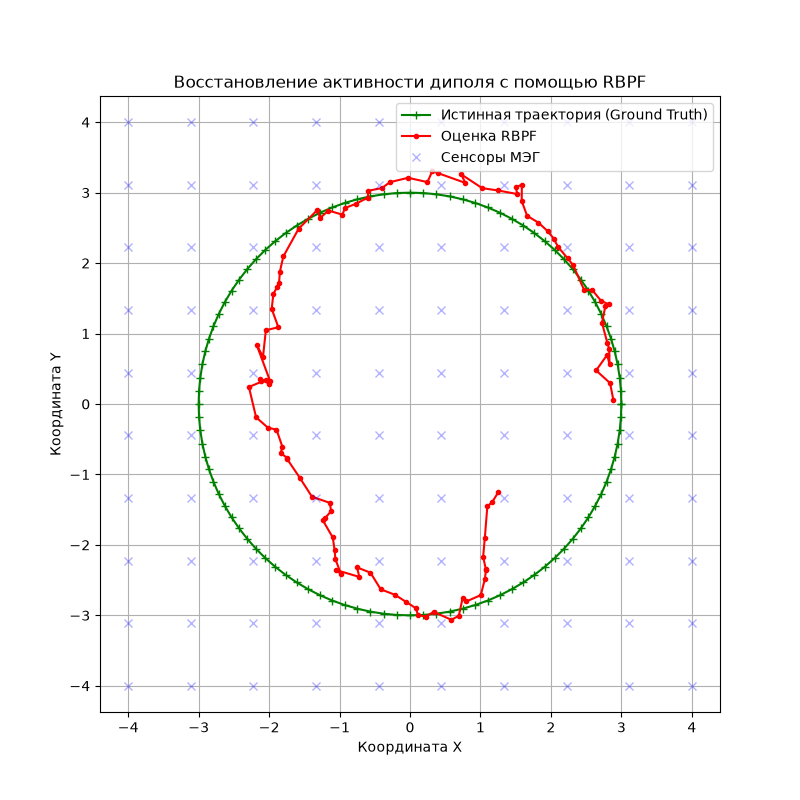

This figure's Python source:
import numpy as np
import matplotlib.pyplot as plt
from scipy.stats import multivariate_normal


def generate_data(num_steps, sensor_pos, cycle_radius, num_sensors, mu_0, c_matrix, g_matrix):
    """Генерация истинной траектории диполя и синтетических показаний датчиков."""
    angle = 0.0
    angular_speed = 2 * np.pi / num_steps

    p0 = np.array([cycle_radius * np.cos(angle), cycle_radius * np.sin(angle)])
    q0 = np.array([1.0, 0.5])
    x0 = np.concatenate((p0, q0))

    xk = np.zeros((num_steps + 1, 4))
    xk[0, :] = x0
    e_vector = np.array([0, 0, 1])  # Вектор перпендикулярный плоскости P

    y_measurements = np.zeros((num_steps, num_sensors))

    for k in range(num_steps):
        wk = np.random.multivariate_normal(np.zeros(4), c_matrix)
        angle += angular_speed

        # Движение по окружности для координат (p) и случайное блуждание для момента (q)
        xk[k + 1, :2] = np.array([cycle_radius * np.cos(angle), cycle_radius * np.sin(angle)])
        xk[k + 1, 2:] = xk[k, 2:] + wk[2:]

        b_xk = np.zeros(num_sensors)
        p_curr = xk[k + 1, :2]
        q_curr = xk[k + 1, 2:]

        for j in range(num_sensors):
            r_minus_p = sensor_pos[j, :] - np.array([p_curr[0], p_curr[1], 0.0])
            q_cross_r_minus_p = np.cross(np.array([q_curr[0], q_curr[1], 0.0]), r_minus_p)
            norm_r_minus_p_cubed = np.linalg.norm(r_minus_p) ** 3
            b_xk[j] = (mu_0 / (4 * np.pi)) * (np.dot(e_vector, q_cross_r_minus_p) / norm_r_minus_p_cubed)

        vk = np.random.multivariate_normal(np.zeros(num_sensors), g_matrix)
        y_measurements[k, :] = b_xk + vk

    return xk, y_measurements


def calculate_jacobian_h(sensors_positions, dipole_position, num_sensors, mu_0):
    """Вычисление линейной матрицы наблюдения H для магнитного момента q."""
    h_matrix = np.zeros((num_sensors, 2))
    for j in range(num_sensors):
        p1, p2 = dipole_position
        r1, r2, _ = sensors_positions[j]
        norm_r_minus_p_cubed = np.linalg.norm(sensors_positions[j, :] - np.array([p1, p2, 0.0])) ** 3
        const = (mu_0 / (4 * np.pi)) * (1.0 / norm_r_minus_p_cubed)

        h_matrix[j, 0] = const * (r2 - p2)
        h_matrix[j, 1] = const * (r1 - p1) * (-1.0)

    return h_matrix


def generate_sensor_positions(cycle_radius, num_sensors_axis, height):
    """Создание сетки измерительных сенсоров на высоте height."""
    x = np.linspace(-cycle_radius, cycle_radius, num_sensors_axis)
    y = np.linspace(-cycle_radius, cycle_radius, num_sensors_axis)
    xx, yy = np.meshgrid(x, y)
    points = np.column_stack([xx.ravel(), yy.ravel()])

    sensors = np.column_stack([
        points,
        np.full((len(points), 1), height)
    ])
    return sensors


def run_rbpf_estimation():
    # --- Инициализация параметров симуляции ---
    height = 1.0
    num_steps = 100
    ax_count_sens = 10
    total_sensors = ax_count_sens * ax_count_sens
    radius = 3.0
    mu_0 = 1.0

    lambda_param, delta_param = 0.1, 0.01

    # Матрицы ковариации шумов
    c_matrix = np.diag([lambda_param ** 2, lambda_param ** 2, delta_param ** 2, delta_param ** 2])
    g_matrix = np.diag([0.0005] * total_sensors)

    # Модель Калмана для скрытого состояния момента (q) внутри частиц
    a_matrix = np.array([[1.0, 0.0], [0.0, 1.0]])
    q_matrix = np.diag([delta_param ** 2, delta_param ** 2])  # ИСПРАВЛЕНО: Для момента используется delta

    # Генерация сенсорной сетки и синтетических данных
    sens_pos = generate_sensor_positions(cycle_radius=radius + 1, num_sensors_axis=ax_count_sens, height=height)
    xk_true, y_measured = generate_data(num_steps, sens_pos, radius, total_sensors, mu_0, c_matrix, g_matrix)

    # --- Инициализация Фильтра Частиц Рао-Блэквелла (RBPF) ---
    count_particles = 300
    particles = np.random.randn(2, count_particles) * np.random.uniform(-0.25, 0.25, (2, count_particles)) + np.array(
        [[radius], [0.0]])
    particles_weights = np.ones(count_particles) / count_particles

    # Оценки матожидания (m) и ковариации (P) фильтра Калмана для каждой частицы
    m_states = np.zeros((count_particles, 2))
    p_covariances = np.tile(np.eye(2), (count_particles, 1, 1))

    estimated_positions = np.zeros((2, num_steps))

    # --- Основной цикл фильтрации ---
    for k in range(num_steps):
        for i in range(count_particles):
            # 1. Линейный Фильтр Калмана: Этап прогноза для момента (q)
            m_states[i] = a_matrix @ m_states[i]
            p_covariances[i] = a_matrix @ p_covariances[i] @ a_matrix.T + q_matrix

            # 2. Фильтр частиц: Модель движения для координат (p)
            wk1 = np.random.multivariate_normal([0.0, 0.0], np.diag([lambda_param ** 2, lambda_param ** 2]))
            particles[0, i] += wk1[0]
            particles[1, i] += wk1[1]

            # 3. Расчет матрицы связи H и обновление весов частиц через функцию правдоподобия
            h_mat = calculate_jacobian_h(sens_pos, particles[:, i], total_sensors, mu_0)
            s_mat = h_mat @ p_covariances[i] @ h_mat.T + g_matrix

            # Подсчет веса частицы на основе многомерного нормального распределения
            particles_weights[i] = multivariate_normal.pdf(y_measured[k, :], mean=h_mat @ m_states[i], cov=s_mat)

            # 4. Линейный Фильтр Калмана: Этап коррекции для момента (q)
            k_gain = p_covariances[i] @ h_mat.T @ np.linalg.inv(s_mat)
            m_states[i] = m_states[i] + k_gain @ (y_measured[k, :] - h_mat @ m_states[i])
            p_covariances[i] = p_covariances[i] - k_gain @ s_mat @ k_gain.T

        # Нормализация весов
        particles_weights /= np.sum(particles_weights)

        # Оценка текущей позиции диполя (взвешенное среднее)
        estimated_positions[0, k] = np.sum(particles[0] * particles_weights)
        estimated_positions[1, k] = np.sum(particles[1] * particles_weights)

        # Стратегия Ресэмплирования (выбор выживших частиц)
        indices = np.random.choice(np.arange(count_particles), size=count_particles, p=particles_weights)
        particles = particles[:, indices]
        m_states = m_states[indices]
        p_covariances = p_covariances[indices]
        particles_weights = np.ones(count_particles) / count_particles

    # --- Итоговая визуализация результатов ---
    plt.figure(figsize=(8, 8))
    plt.plot(xk_true[:, 0], xk_true[:, 1], c='green', marker='+', label='Истинная траектория (Ground Truth)')
    plt.plot(estimated_positions[0, :], estimated_positions[1, :], c='red', marker='.', label='Оценка RBPF')
    plt.plot(sens_pos[:, 0], sens_pos[:, 1], 'bx', alpha=0.3, label='Сенсоры МЭГ')

    plt.legend()
    plt.xlabel('Координата X')
    plt.ylabel('Координата Y')
    plt.title('Восстановление активности диполя с помощью RBPF')
    plt.grid(True)
    plt.axis('equal')
    plt.show()


if __name__ == '__main__':
    run_rbpf_estimation()
